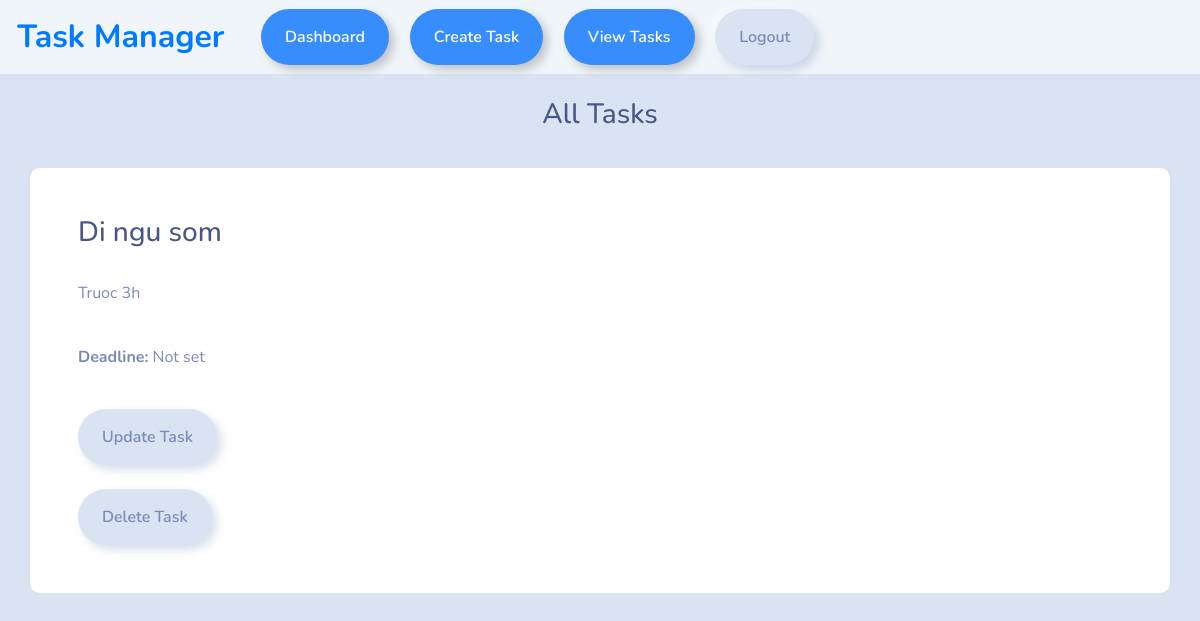
The app's page /view-tasks/ (signed in), older data.
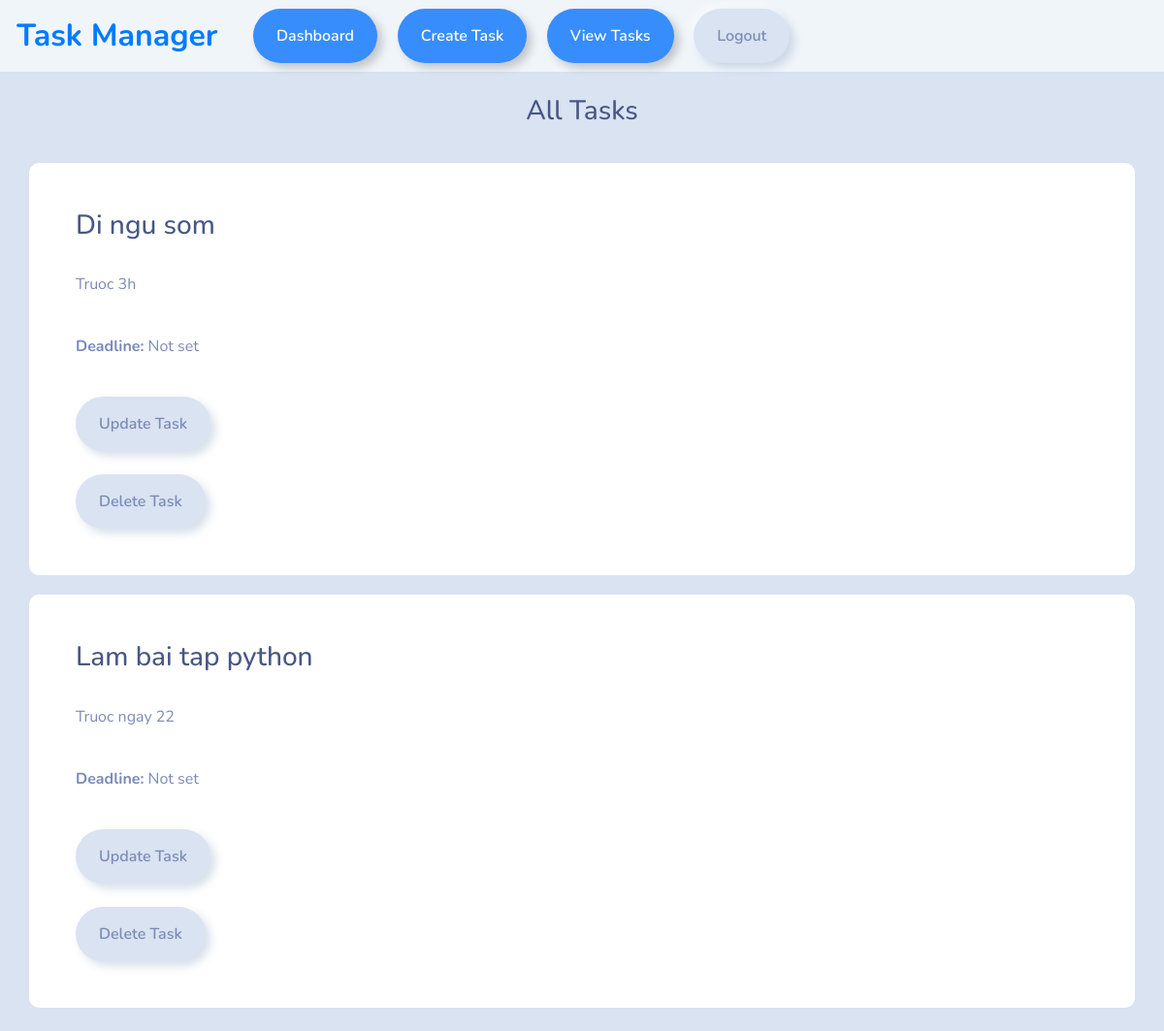
The same page, newer data.
### taskManager/models.py (models this page shows)
class Task(models.Model):
    title = models.CharField(max_length=100, null=True)
    content = models.CharField(max_length=1000, null=True, blank=True)
    deadline = models.DateTimeField(null=True, blank=True)
    date_posted = models.DateTimeField(auto_now_add=True, null=True)
    user = models.ForeignKey(User,max_length=10, on_delete=models.CASCADE, null=True)

### taskManager/views.py (the view)
# urls.py: path('view-tasks/', views.viewTasks, name='view_tasks'),
@login_required(login_url='my_login')
def viewTasks(request):
    current_user = request.user.id
    tasks = Task.objects.filter(user=current_user)
    now = timezone.now()
    for task in tasks:
        if task.deadline:
            time_left = task.deadline - now
            if time_left.total_seconds() > 0:
                days = time_left.days
                hours = time_left.seconds // 3600
                task.time_remaining = f"{days} day{'s' if days != 1 else ''} {hours} hour{'s' if hours != 1 else ''} left"
            else:
                task.time_remaining = "Overdue"
        else:
            task.time_remaining = "No deadline set"
    context = {'tasks': tasks}
    return render(request, 'profile/view_tasks.html', context=context)

### templates/profile/view_tasks.html (shortened to what this page needs)
{% load static %}
<html>
    <head>
        <link rel="stylesheet" type="text/css" href="{% static 'css/style.css' %}">
        <link rel="stylesheet" type="text/css" href="https://bootswatch.com/5/morph/bootstrap.min.css">
    </head>
    {% include 'profile/base.html' %}
    <body>
        <br>
        <h3 class="text-center">All Tasks</h3>
        {% for tsk in tasks %}
            <div class="container bg-white shadow-md p-5 form-layout" style="margin-top: 20px">
                <h3>{{ tsk.title }}</h3>
                <br>
                <p>{{ tsk.content }}</p>
                <br>
                {% if tsk.deadline %}
                    <p><strong>Deadline:</strong> {{ tsk.deadline|date:"d/m/Y H:i" }}</p>
                    <p><strong>Time remaining:</strong> {{ tsk.time_remaining }}</p>
                {% else %}
                    <p><strong>Deadline:</strong> Not set</p>
                {% endif %}
                <br>
                <a class="btn btn-info navbar-btn" type="button" href="{% url 'update_task' tsk.id %}">Update Task</a>
                <br><br>
                <a class="btn btn-danger navbar-btn" type="button" href="{% url 'delete_task' tsk.id %}">Delete Task</a>
            </div>
        {% endfor %}
        <br>
    </body>
</html>

Row changes from the older to the newer data that the page shows:
added Task: title "Lam bai tap python", content "Truoc ngay 22", shows "Deadline:"
